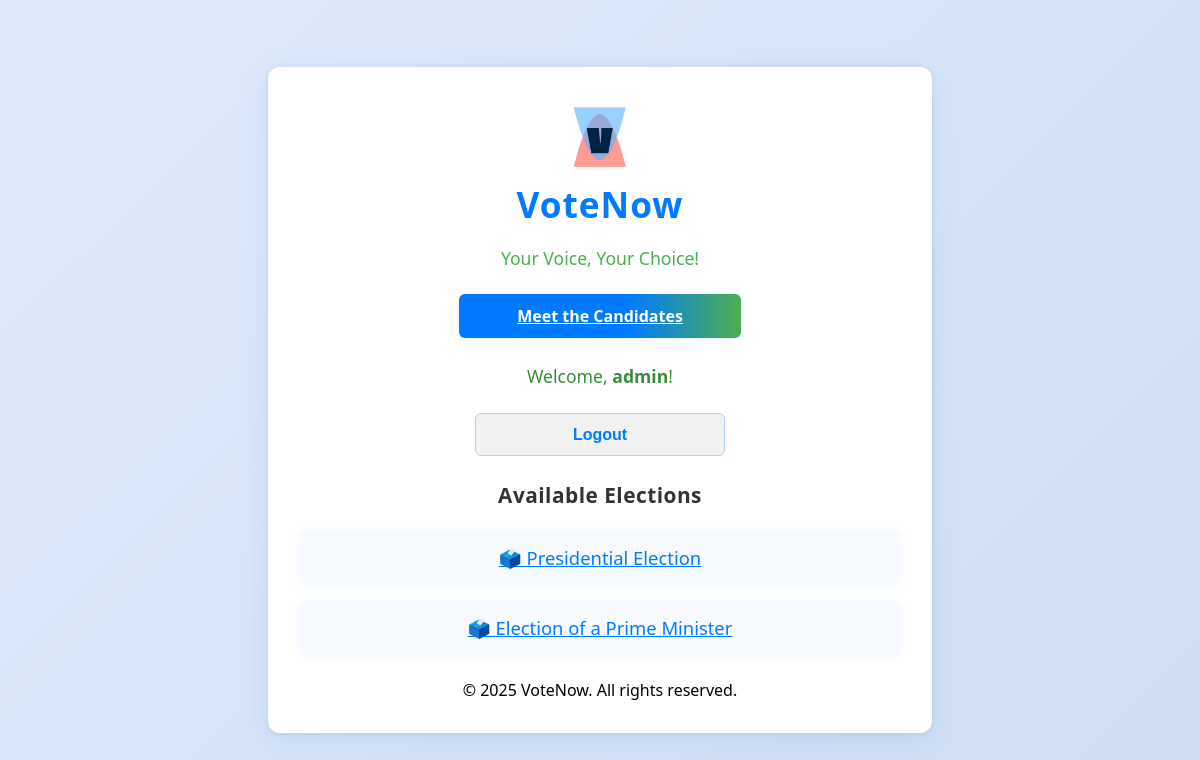
The app's page / (signed in) with its own data.
### polls/models.py (models this page shows, shortened)
class Question(models.Model):
    question_text = models.CharField(max_length=200)
    pub_date = models.DateTimeField("date published")

### polls/views.py (the view)
# urls.py: path("", views.index, name="index"),
@login_required
def index(request):
    latest_question_list = Question.objects.order_by('-pub_date')[:5]
    context = {'latest_question_list': latest_question_list}
    return render(request, 'polls/index.html', context)

### polls/templates/polls/index.html (shortened to what this page needs)
{% load static %}
<!DOCTYPE html>
<html lang="en">
<head>
    <link rel="stylesheet" type="text/css" href="{% static 'polls/style.css' %}">
</head>
<body>
    <div class="container">
        <div class="site-header">
            <img src="{% static 'polls/vote-logo.png' %}" alt="VoteNow Logo" class="logo" />
            <h1>VoteNow</h1>
            <p class="tagline">Your Voice, Your Choice!</p>
        </div>
        <a href="{% url 'polls:main_page' %}" class="button">Meet the Candidates</a>
        {% if user.is_authenticated %}
            <p class="welcome">Welcome, <strong>{{ user.username }}</strong>!</p>
            <form method="post" action="{% url 'polls:logout' %}">
                <button type="submit" class="button secondary">Logout</button>
            </form>
        {% else %}
            <p>
                <a href="{% url 'polls:login' %}" class="button">Login</a>
                <a href="{% url 'polls:register' %}" class="button secondary">Register</a>
            </p>
        {% endif %}
        <h2 class="polls-title">Available Elections</h2>
        {% if latest_question_list %}
            <ul class="poll-list">
            {% for question in latest_question_list %}
                <li>
                    <a href="{% url 'polls:detail' question.id %}" class="poll-link">
                        🗳️ {{ question.question_text }}
                    </a>
                </li>
            {% endfor %}
            </ul>
            &copy; 2025 VoteNow. All rights reserved.
        {% else %}
            <p class="no-polls">No polls are available.</p>
        {% endif %}
    </div>
</body>
</html>

### polls/static/polls/style.css (style rules this page uses)
body { font-family: 'Segoe UI', 'Roboto', Arial, sans-serif; background: linear-gradient(135deg, #e0eafc 0%, #cfdef3 100%); margin: 0; padding: 0; display: flex; justify-content: center; align-items: center; min-height: 100vh; }
.container { background: white; padding: 2.5em 2em 2em 2em; border-radius: 12px; box-shadow: 0 8px 32px rgba(0, 123, 255, 0.10), 0 1.5px 6px rgba(0,0,0,0.07); max-width: 600px; width: 100%; text-align: center; position: relative; }
.site-header { margin-bottom: 1.5em; }
.logo { width: 60px; height: 60px; object-fit: contain; margin-bottom: 0.5em; }
h1 { font-size: 2.2em; margin: 0 0 0.2em 0; color: #007BFF; letter-spacing: 1px; }
.tagline { font-size: 1.1em; color: #4CAF50; margin-bottom: 0.5em; }
.welcome { color: #388e3c; font-size: 1.1em; margin-bottom: 1em; }
h2, .polls-title { color: #333; margin-bottom: 1em; font-size: 1.3em; letter-spacing: 0.5px; }
.poll-list, ul { list-style-type: none; padding: 0; margin-bottom: 1.5em; }
.poll-list li { margin-bottom: 1em; }
.poll-link, a.poll-link { display: block; background: #f7fbff; color: #007BFF; font-size: 1.15em; padding: 0.8em 1em; border-radius: 7px; box-shadow: 0 2px 8px rgba(0,123,255,0.07); transition: background 0.2s, color 0.2s, transform 0.2s; font-weight: 500; }
.button, button { background: linear-gradient(90deg, #007BFF 60%, #4CAF50 100%); color: white; border: none; padding: 0.7em 1em; font-size: 1em; border-radius: 6px; cursor: pointer; font-weight: bold; margin-bottom: 0.5em; box-shadow: 0 2px 8px rgba(0,123,255,0.07); transition: background 0.2s, transform 0.2s; width: 100%; max-width: 250px; display: inline-block; }
.button.secondary { background: #f1f1f1; color: #007BFF; border: 1.5px solid #b3d1f7; margin-top: 0.5em; box-shadow: none; }

### records on screen
Question: question_text "Presidential Election"
Question: question_text "Election of a Prime Minister"

### other values on screen
{{ user.username }} "admin"
